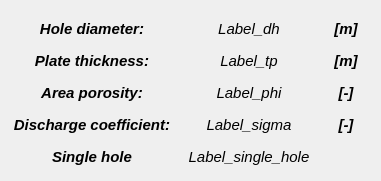
   <widget class="QWidget" name="gridLayoutWidget">
    <property name="geometry">
     <rect>
      <x>18</x>
      <y>70</y>
      <width>381</width>
      <height>181</height>
     </rect>
    </property>
    <layout class="QGridLayout" name="gridLayout">
     <property name="sizeConstraint">
      <enum>QLayout::SetNoConstraint</enum>
     </property>
     <property name="verticalSpacing">
      <number>0</number>
     </property>
     <item row="0" column="1">
      <layout class="QVBoxLayout" name="verticalLayout_7">
       <property name="sizeConstraint">
        <enum>QLayout::SetNoConstraint</enum>
       </property>
       <item>
        <widget class="QLabel" name="Label_dh">
         <property name="sizePolicy">
          <sizepolicy hsizetype="Preferred" vsizetype="Preferred">
           <horstretch>0</horstretch>
           <verstretch>0</verstretch>
          </sizepolicy>
         </property>
         <property name="minimumSize">
          <size>
           <width>140</width>
           <height>35</height>
          </size>
         </property>
         <property name="maximumSize">
          <size>
           <width>140</width>
           <height>35</height>
          </size>
         </property>
         <property name="font">
          <font>
           <family>Arial</family>
           <pointsize>11</pointsize>
           <weight>50</weight>
           <italic>true</italic>
           <bold>false</bold>
          </font>
         </property>
         <property name="text">
          <string>Label_dh</string>
         </property>
         <property name="alignment">
          <set>Qt::AlignCenter</set>
         </property>
        </widget>
       </item>
       <item>
        <widget class="QLabel" name="Label_tp">
         <property name="sizePolicy">
          <sizepolicy hsizetype="Preferred" vsizetype="Preferred">
           <horstretch>0</horstretch>
           <verstretch>0</verstretch>
          </sizepolicy>
         </property>
         <property name="minimumSize">
          <size>
           <width>140</width>
           <height>35</height>
          </size>
         </property>
         <property name="maximumSize">
          <size>
           <width>140</width>
           <height>35</height>
          </size>
         </property>
         <property name="font">
          <font>
           <family>Arial</family>
           <pointsize>11</pointsize>
           <weight>50</weight>
           <italic>true</italic>
           <bold>false</bold>
          </font>
         </property>
         <property name="text">
          <string>Label_tp</string>
         </property>
         <property name="alignment">
          <set>Qt::AlignCenter</set>
         </property>
        </widget>
       </item>
       <item>
        <widget class="QLabel" name="Label_phi">
         <property name="sizePolicy">
          <sizepolicy hsizetype="Preferred" vsizetype="Preferred">
           <horstretch>0</horstretch>
           <verstretch>0</verstretch>
          </sizepolicy>
         </property>
         <property name="minimumSize">
          <size>
           <width>140</width>
           <height>35</height>
          </size>
         </property>
         <property name="maximumSize">
          <size>
           <width>140</width>
           <height>35</height>
          </size>
         </property>
         <property name="font">
          <font>
           <family>Arial</family>
           <pointsize>11</pointsize>
           <weight>50</weight>
           <italic>true</italic>
           <bold>false</bold>
          </font>
         </property>
         <property name="text">
          <string>Label_phi</string>
         </property>
         <property name="alignment">
          <set>Qt::AlignCenter</set>
         </property>
        </widget>
       </item>
       <item>
        <widget class="QLabel" name="Label_sigma">
         <property name="sizePolicy">
          <sizepolicy hsizetype="Preferred" vsizetype="Preferred">
           <horstretch>0</horstretch>
           <verstretch>0</verstretch>
          </sizepolicy>
         </property>
         <property name="minimumSize">
          <size>
           <width>140</width>
           <height>35</height>
          </size>
         </property>
         <property name="maximumSize">
          <size>
           <width>140</width>
           <height>35</height>
          </size>
         </property>
         <property name="font">
          <font>
           <family>Arial</family>
           <pointsize>11</pointsize>
           <weight>50</weight>
           <italic>true</italic>
           <bold>false</bold>
          </font>
         </property>
         <property name="text">
          <string>Label_sigma</string>
         </property>
         <property name="alignment">
          <set>Qt::AlignCenter</set>
         </property>
        </widget>
       </item>
       <item>
        <widget class="QLabel" name="Label_single_hole">
         <property name="sizePolicy">
          <sizepolicy hsizetype="Preferred" vsizetype="Preferred">
           <horstretch>0</horstretch>
           <verstretch>0</verstretch>
          </sizepolicy>
         </property>
         <property name="minimumSize">
          <size>
           <width>140</width>
           <height>35</height>
          </size>
         </property>
         <property name="maximumSize">
          <size>
           <width>140</width>
           <height>35</height>
          </size>
         </property>
         <property name="font">
          <font>
           <family>Arial</family>
           <pointsize>11</pointsize>
           <weight>50</weight>
           <italic>true</italic>
           <bold>false</bold>
          </font>
         </property>
         <property name="text">
          <string>Label_single_hole</string>
         </property>
         <property name="alignment">
          <set>Qt::AlignCenter</set>
         </property>
        </widget>
       </item>
      </layout>
     </item>
     <item row="0" column="2">
      <layout class="QVBoxLayout" name="verticalLayout_8">
       <property name="sizeConstraint">
        <enum>QLayout::SetDefaultConstraint</enum>
       </property>
       <item>
        <widget class="QLabel" name="label_20">
         <property name="sizePolicy">
          <sizepolicy hsizetype="Preferred" vsizetype="Preferred">
           <horstretch>0</horstretch>
           <verstretch>0</verstretch>
          </sizepolicy>
         </property>
         <property name="minimumSize">
          <size>
           <width>40</width>
           <height>35</height>
          </size>
         </property>
         <property name="maximumSize">
          <size>
           <width>40</width>
           <height>35</height>
          </size>
         </property>
         <property name="font">
          <font>
           <family>Arial</family>
           <pointsize>11</pointsize>
           <weight>75</weight>
           <italic>true</italic>
           <bold>true</bold>
          </font>
         </property>
         <property name="text">
          <string>[m]</string>
         </property>
         <property name="alignment">
          <set>Qt::AlignCenter</set>
         </property>
        </widget>
       </item>
       <item>
        <widget class="QLabel" name="label_17">
         <property name="sizePolicy">
          <sizepolicy hsizetype="Preferred" vsizetype="Preferred">
           <horstretch>0</horstretch>
           <verstretch>0</verstretch>
          </sizepolicy>
         </property>
         <property name="minimumSize">
          <size>
           <width>40</width>
           <height>35</height>
          </size>
         </property>
         <property name="maximumSize">
          <size>
           <width>40</width>
           <height>35</height>
          </size>
         </property>
         <property name="font">
          <font>
           <family>Arial</family>
           <pointsize>11</pointsize>
           <weight>75</weight>
           <italic>true</italic>
           <bold>true</bold>
          </font>
         </property>
         <property name="text">
          <string>[m]</string>
         </property>
         <property name="alignment">
          <set>Qt::AlignCenter</set>
         </property>
        </widget>
       </item>
       <item>
        <widget class="QLabel" name="label_14">
         <property name="sizePolicy">
          <sizepolicy hsizetype="Preferred" vsizetype="Preferred">
           <horstretch>0</horstretch>
           <verstretch>0</verstretch>
          </sizepolicy>
         </property>
         <property name="minimumSize">
          <size>
           <width>40</width>
           <height>35</height>
          </size>
         </property>
         <property name="maximumSize">
          <size>
           <width>40</width>
           <height>35</height>
          </size>
         </property>
         <property name="font">
          <font>
           <family>Arial</family>
           <pointsize>11</pointsize>
           <weight>75</weight>
           <italic>true</italic>
           <bold>true</bold>
          </font>
         </property>
         <property name="text">
          <string>[-]</string>
         </property>
         <property name="alignment">
          <set>Qt::AlignCenter</set>
         </property>
        </widget>
       </item>
       <item>
        <widget class="QLabel" name="label_15">
         <property name="sizePolicy">
          <sizepolicy hsizetype="Preferred" vsizetype="Preferred">
           <horstretch>0</horstretch>
           <verstretch>0</verstretch>
          </sizepolicy>
         </property>
         <property name="minimumSize">
          <size>
           <width>40</width>
           <height>35</height>
          </size>
         </property>
         <property name="maximumSize">
          <size>
           <width>40</width>
           <height>35</height>
          </size>
         </property>
         <property name="font">
          <font>
           <family>Arial</family>
           <pointsize>11</pointsize>
           <weight>75</weight>
           <italic>true</italic>
           <bold>true</bold>
          </font>
         </property>
         <property name="text">
          <string>[-]</string>
         </property>
         <property name="alignment">
          <set>Qt::AlignCenter</set>
         </property>
        </widget>
       </item>
       <item>
        <widget class="QLabel" name="label_16">
         <property name="sizePolicy">
          <sizepolicy hsizetype="Preferred" vsizetype="Preferred">
           <horstretch>0</horstretch>
           <verstretch>0</verstretch>
          </sizepolicy>
         </property>
         <property name="minimumSize">
          <size>
           <width>40</width>
           <height>35</height>
          </size>
         </property>
         <property name="maximumSize">
          <size>
           <width>40</width>
           <height>35</height>
          </size>
         </property>
         <property name="font">
          <font>
           <family>Arial</family>
           <pointsize>11</pointsize>
           <weight>75</weight>
           <italic>true</italic>
           <bold>true</bold>
          </font>
         </property>
         <property name="text">
          <string> </string>
         </property>
         <property name="alignment">
          <set>Qt::AlignCenter</set>
         </property>
        </widget>
       </item>
      </layout>
     </item>
     <item row="0" column="0">
      <layout class="QVBoxLayout" name="verticalLayout_6" stretch="0,0,0,0,0">
       <property name="spacing">
        <number>0</number>
       </property>
       <property name="sizeConstraint">
        <enum>QLayout::SetDefaultConstraint</enum>
       </property>
       <property name="leftMargin">
        <number>0</number>
       </property>
       <property name="rightMargin">
        <number>0</number>
       </property>
       <item>
        <widget class="QLabel" name="label_HoleDiameter">
         <property name="sizePolicy">
          <sizepolicy hsizetype="Preferred" vsizetype="Preferred">
           <horstretch>0</horstretch>
           <verstretch>0</verstretch>
          </sizepolicy>
         </property>
         <property name="minimumSize">
          <size>
           <width>160</width>
           <height>35</height>
          </size>
         </property>
         <property name="maximumSize">
          <size>
           <width>160</width>
           <height>35</height>
          </size>
         </property>
         <property name="font">
          <font>
           <family>Arial</family>
           <pointsize>11</pointsize>
           <weight>75</weight>
           <italic>true</italic>
           <bold>true</bold>
          </font>
         </property>
         <property name="text">
          <string>Hole diameter:</string>
         </property>
         <property name="alignment">
          <set>Qt::AlignCenter</set>
         </property>
        </widget>
       </item>
       <item>
        <widget class="QLabel" name="label_thickness">
         <property name="sizePolicy">
          <sizepolicy hsizetype="Preferred" vsizetype="Preferred">
           <horstretch>0</horstretch>
           <verstretch>0</verstretch>
          </sizepolicy>
         </property>
         <property name="minimumSize">
          <size>
           <width>160</width>
           <height>35</height>
          </size>
         </property>
         <property name="maximumSize">
          <size>
           <width>160</width>
           <height>35</height>
          </size>
         </property>
         <property name="font">
          <font>
           <family>Arial</family>
           <pointsize>11</pointsize>
           <weight>75</weight>
           <italic>true</italic>
           <bold>true</bold>
          </font>
         </property>
         <property name="text">
          <string>Plate thickness:</string>
         </property>
         <property name="alignment">
          <set>Qt::AlignCenter</set>
         </property>
        </widget>
       </item>
       <item>
        <widget class="QLabel" name="label_porosity">
         <property name="sizePolicy">
          <sizepolicy hsizetype="Preferred" vsizetype="Preferred">
           <horstretch>0</horstretch>
           <verstretch>0</verstretch>
          </sizepolicy>
         </property>
         <property name="minimumSize">
          <size>
           <width>160</width>
           <height>35</height>
          </size>
         </property>
         <property name="maximumSize">
          <size>
           <width>160</width>
           <height>35</height>
          </size>
         </property>
         <property name="font">
          <font>
           <family>Arial</family>
           <pointsize>11</pointsize>
           <weight>75</weight>
           <italic>true</italic>
           <bold>true</bold>
          </font>
         </property>
         <property name="text">
          <string>Area porosity:</string>
         </property>
         <property name="alignment">
          <set>Qt::AlignCenter</set>
         </property>
        </widget>
       </item>
       <item>
        <widget class="QLabel" name="label_discharge">
         <property name="sizePolicy">
          <sizepolicy hsizetype="Preferred" vsizetype="Preferred">
           <horstretch>0</horstretch>
           <verstretch>0</verstretch>
          </sizepolicy>
         </property>
         <property name="minimumSize">
          <size>
           <width>160</width>
           <height>35</height>
          </size>
         </property>
         <property name="maximumSize">
          <size>
           <width>160</width>
           <height>35</height>
          </size>
         </property>
         <property name="font">
          <font>
           <family>Arial</family>
           <pointsize>11</pointsize>
           <weight>75</weight>
           <italic>true</italic>
           <bold>true</bold>
          </font>
         </property>
         <property name="text">
          <string>Discharge coefficient:</string>
         </property>
         <property name="alignment">
          <set>Qt::AlignCenter</set>
         </property>
        </widget>
       </item>
       <item>
        <widget class="QLabel" name="label_discharge_2">
         <property name="sizePolicy">
          <sizepolicy hsizetype="Preferred" vsizetype="Preferred">
           <horstretch>0</horstretch>
           <verstretch>0</verstretch>
          </sizepolicy>
         </property>
         <property name="minimumSize">
          <size>
           <width>160</width>
           <height>35</height>
          </size>
         </property>
         <property name="maximumSize">
          <size>
           <width>160</width>
           <height>35</height>
          </size>
         </property>
         <property name="font">
          <font>
           <family>Arial</family>
           <pointsize>11</pointsize>
           <weight>75</weight>
           <italic>true</italic>
           <bold>true</bold>
          </font>
         </property>
         <property name="text">
          <string>Single hole</string>
         </property>
         <property name="alignment">
          <set>Qt::AlignCenter</set>
         </property>
        </widget>
       </item>
      </layout>
     </item>
    </layout>
   </widget>
